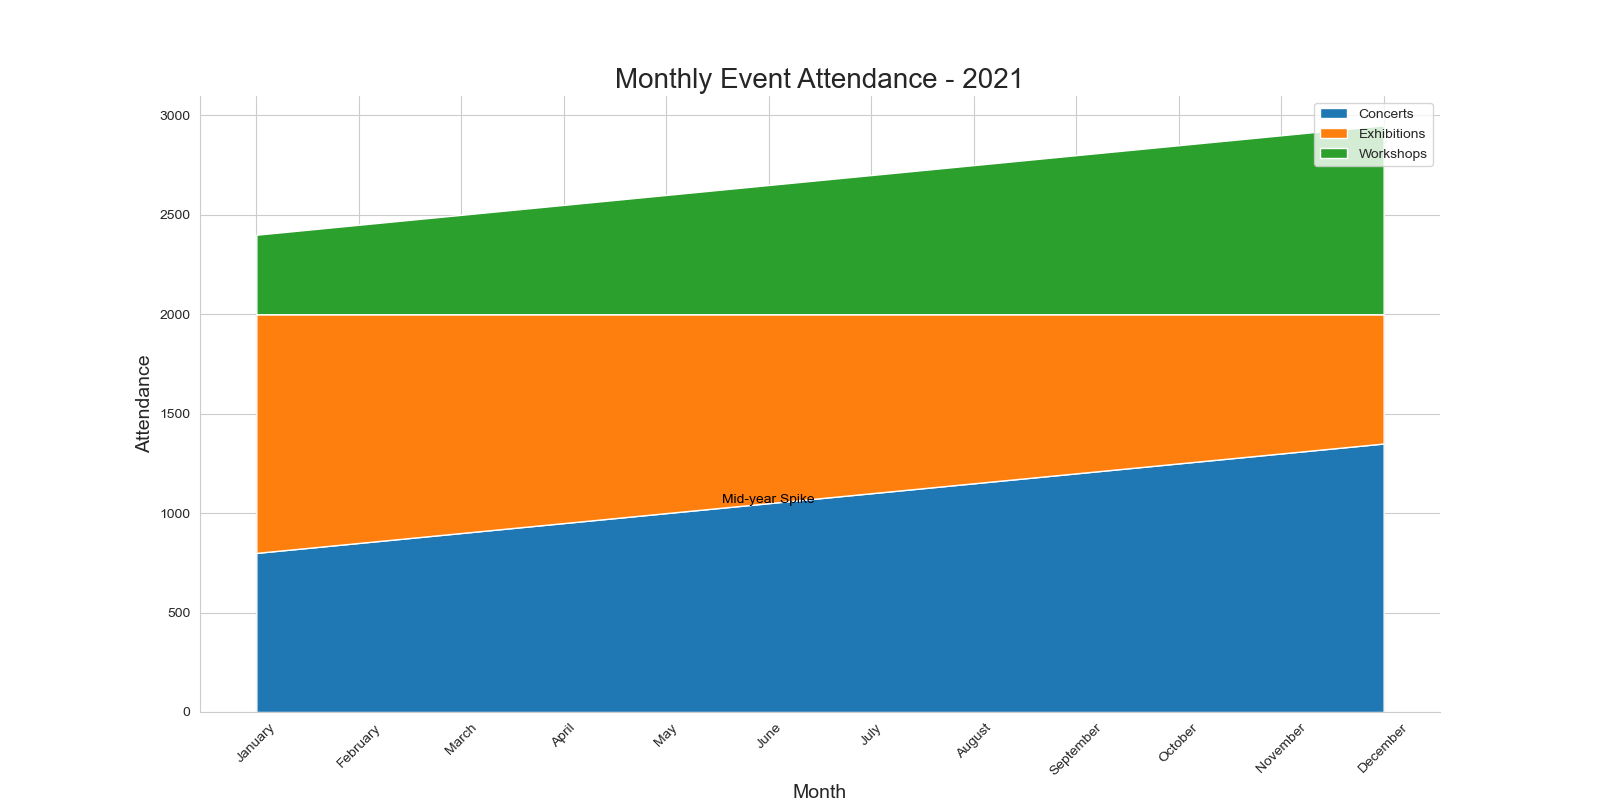

Python code for this plot:

import pandas as pd
import seaborn as sns
import matplotlib.pyplot as plt
import numpy as np

data = pd.DataFrame({
    'Month': ['January', 'February', 'March', 'April', 'May', 'June',
              'July', 'August', 'September', 'October', 'November', 'December'],
    'Concerts': [800, 850, 900, 950, 1000, 1050, 
                 1100, 1150, 1200, 1250, 1300, 1350],
    'Exhibitions': [1200, 1150, 1100, 1050, 1000, 950,
                    900, 850, 800, 750, 700, 650],
    'Workshops': [400, 450, 500, 550, 600, 650,
                  700, 750, 800, 850, 900, 950]
})

data = data.set_index('Month')
data.index = pd.CategoricalIndex(data.index, 
                                 categories=['January', 'February', 'March', 'April', 'May', 'June',
                                             'July', 'August', 'September', 'October', 'November', 'December'], 
                                 ordered=True)
data = data.sort_index()

plt.figure(figsize=(16, 8))
sns.set_style("whitegrid")

colors = ["#1f77b4", "#ff7f0e", "#2ca02c"]

plt.stackplot(data.index, data['Concerts'], data['Exhibitions'], data['Workshops'], labels=['Concerts', 'Exhibitions', 'Workshops'], colors=colors)

plt.title('Monthly Event Attendance - 2021', fontsize=20)
plt.ylabel('Attendance', fontsize=14)
plt.xlabel('Month', fontsize=14)
plt.xticks(rotation=45)
plt.legend(loc='upper right')

plt.text('June', 1050, 'Mid-year Spike', horizontalalignment='center', color='black')

sns.despine()
plt.show()
